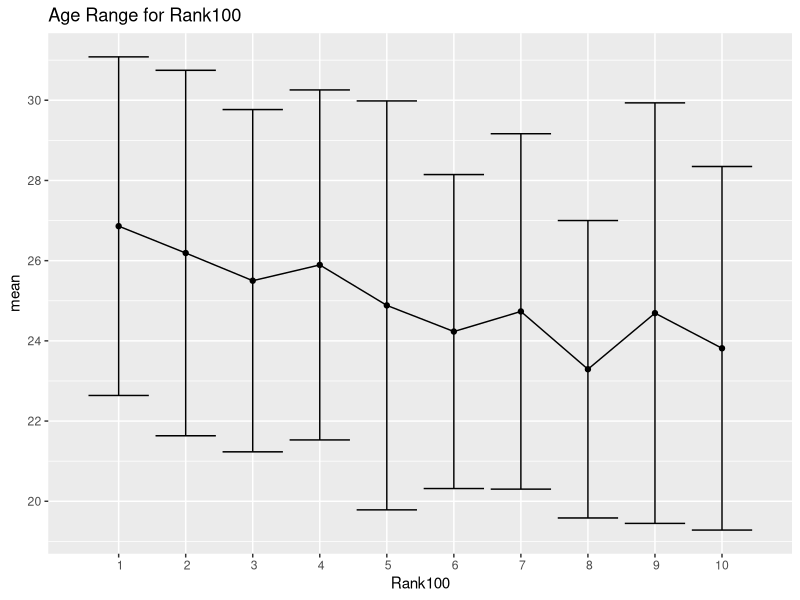
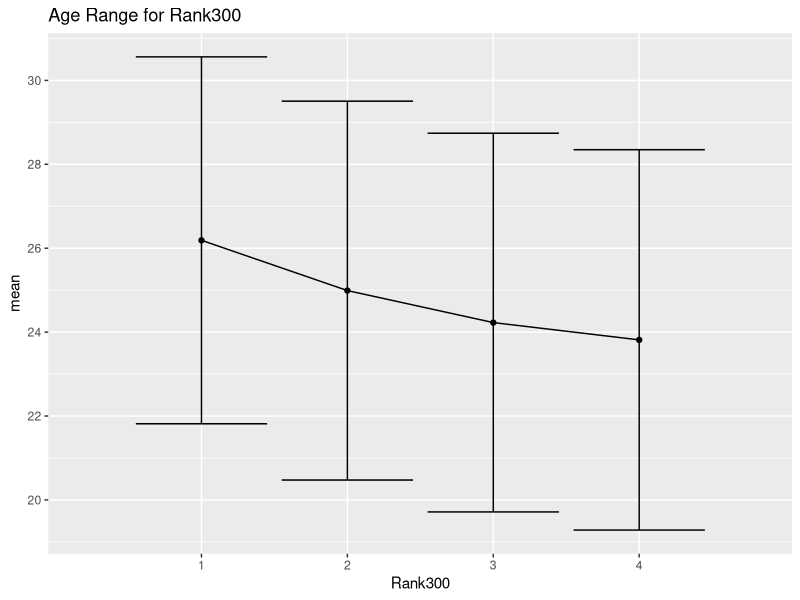
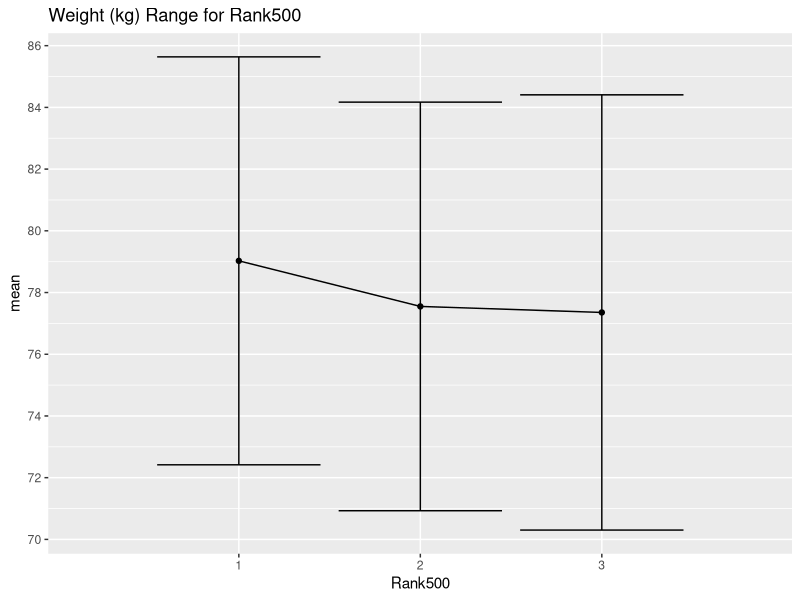
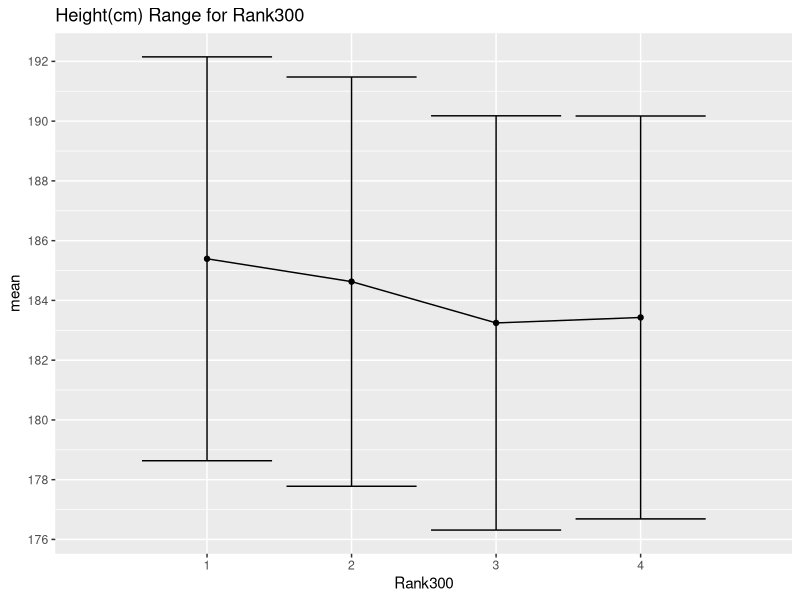
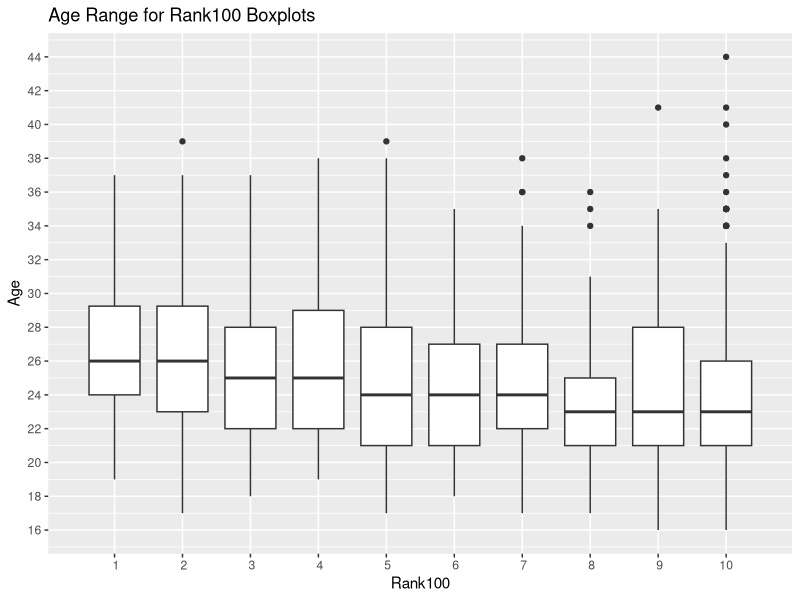
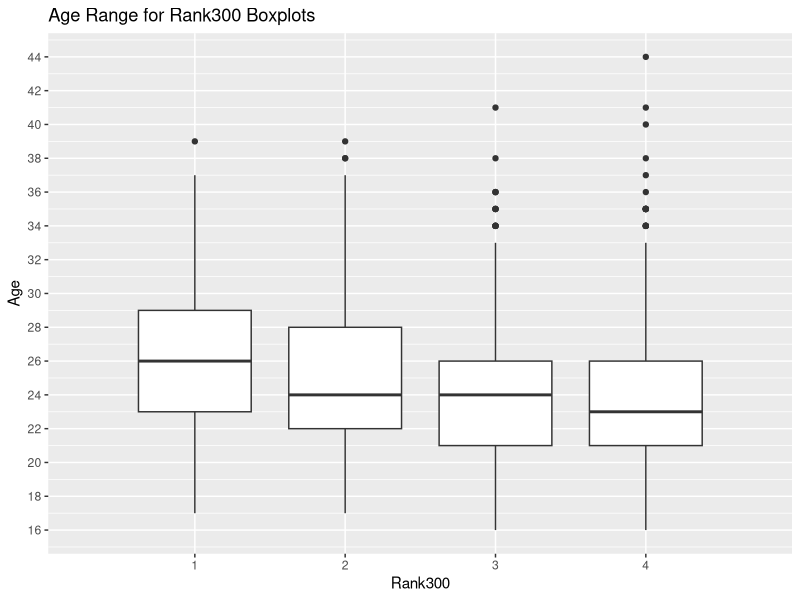
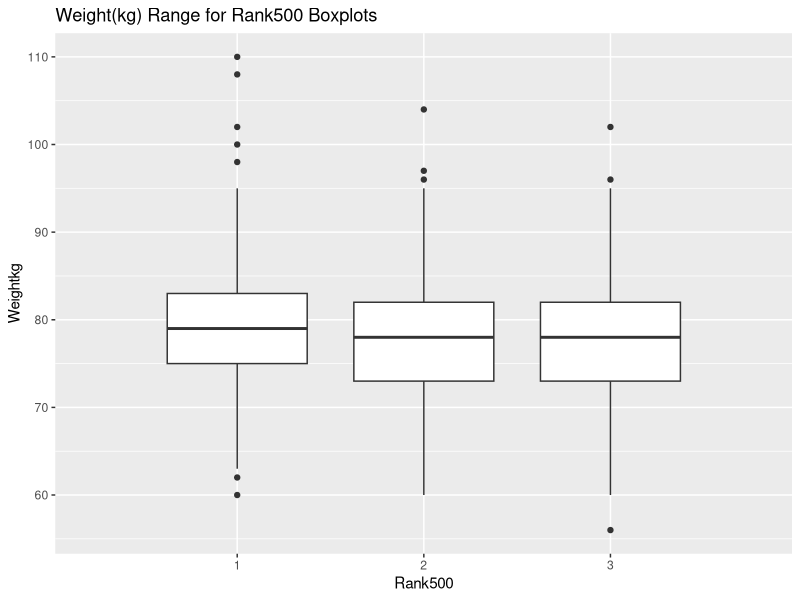
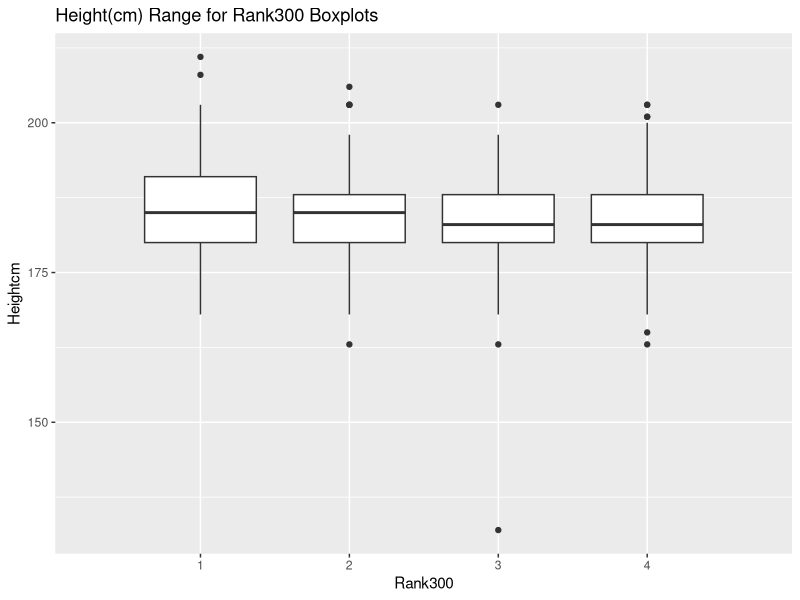

R code for these plots, in order:
## ---- chunk 1
data <- read.csv('data.csv', header=TRUE)
## ---- chunk 2

#Removing Unused Columns
data <- data[c(-1, -5, -6, -8, -9, -12, -13, -14, -15, -16, -20, -22, -27, -29, -33)]

## ---- chunk 3

anthropometric <- c("Age", "Weightkg", "Heightcm")
service        <- c("X.1stServe", "X.1stServePointsWon", "X.2ndServePointsWon",
                    "BreakPointsSaved", "ServiceGamesWon", "TotalServicePointsWon")
return_vars    <- c("X.1stServeReturnPointsWon", "X.2ndServeReturnPointsWon",
                    "BreakPointsConverted", "ReturnGamesWon", "ReturnPointsWon",
                    "TotalPointsWon")

# Drop NAs only for variables relevant to each model
data_anthro_100   <- na.omit(data[, c(anthropometric, "Rank100")])
data_service_100  <- na.omit(data[, c(service, "Rank100")])
data_return_100   <- na.omit(data[, c(return_vars, "Rank100")])

data_anthro_300   <- na.omit(data[, c(anthropometric, "Rank300")])
data_service_300  <- na.omit(data[, c(service, "Rank300")])
data_return_300   <- na.omit(data[, c(return_vars, "Rank300")])

data_anthro_500   <- na.omit(data[, c(anthropometric, "Rank500")])
data_service_500  <- na.omit(data[, c(service, "Rank500")])
data_return_500   <- na.omit(data[, c(return_vars, "Rank500")])

## ---- chunk 4

library(tidyverse)

### Line with Error Bar Plots for Anthro

data_anthro_100 %>% group_by(Rank100) %>% summarise(mean = mean(Age), sd = sd(Age)) %>% ggplot(mapping = aes(x = Rank100, y = mean)) + geom_point() + geom_line() + geom_errorbar(aes(ymin = mean - sd, ymax = mean + sd)) + scale_x_discrete(limits = 1:10) + scale_y_continuous(breaks = scales::breaks_width(2)) + labs(title = "Age Range for Rank100")

data_anthro_300 %>% group_by(Rank300) %>% summarise(mean = mean(Age), sd = sd(Age)) %>% ggplot(mapping = aes(x = Rank300, y = mean)) + geom_point() + geom_line() + geom_errorbar(aes(ymin = mean - sd, ymax = mean + sd)) + scale_x_discrete(limits = 1:4) + scale_y_continuous(breaks = scales::breaks_width(2)) + labs(title = "Age Range for Rank300")

data_anthro_500 %>% group_by(Rank500) %>% summarise(mean = mean(Weightkg), sd = sd(Weightkg)) %>% ggplot(mapping = aes(x = Rank500, y = mean)) + geom_point() + geom_line() + geom_errorbar(aes(ymin = mean - sd, ymax = mean + sd)) + scale_x_discrete(limits = 1:3) + scale_y_continuous(breaks = scales::breaks_width(2)) + labs(title = "Weight (kg) Range for Rank500")

data_anthro_300 %>% group_by(Rank300) %>% summarise(mean = mean(Heightcm), sd = sd(Heightcm)) %>% ggplot(mapping = aes(x = Rank300, y = mean)) + geom_point() + geom_line() + geom_errorbar(aes(ymin = mean - sd, ymax = mean + sd)) + scale_x_discrete(limits = 1:4) + scale_y_continuous(breaks = scales::breaks_width(2)) + labs(title = "Height(cm) Range for Rank300")

### Boxplots for Anthro

ggplot(data = data_anthro_100, mapping = aes(x = Rank100, y = Age, group = Rank100)) + geom_boxplot() + scale_x_discrete(limits = 1:10) + scale_y_continuous(breaks = scales::breaks_width(2)) + labs(title = "Age Range for Rank100 Boxplots")

ggplot(data = data_anthro_300, mapping = aes(x = Rank300, y = Age, group = Rank300)) + geom_boxplot() + scale_x_discrete(limits = 1:4) + scale_y_continuous(breaks = scales::breaks_width(2)) + labs(title = "Age Range for Rank300 Boxplots")

ggplot(data = data_anthro_500, mapping = aes(x = Rank500, y = Weightkg, group = Rank500)) + geom_boxplot() + scale_x_discrete(limits = 1:3)  + labs(title = "Weight(kg) Range for Rank500 Boxplots")

ggplot(data = data_anthro_300, mapping = aes(x = Rank300, y = Heightcm, group = Rank300)) + geom_boxplot() + scale_x_discrete(limits = 1:4) + labs(title = "Height(cm) Range for Rank300 Boxplots")

## ---- chunk 5
### Line with Error Bar Plots for Service

data_service_300 %>% group_by(Rank300) %>% summarise(mean = mean(X.1stServePointsWon), sd = sd(X.1stServePointsWon)) %>% ggplot(mapping = aes(x = Rank300, y = mean)) + geom_point() + geom_line() + geom_errorbar(aes(ymin = mean - sd, ymax = mean + sd)) + scale_x_discrete(limits = 1:4)+ labs(title = "First Serve Points Won Rank300")

data_service_300 %>% group_by(Rank300) %>% summarise(mean = mean(BreakPointsSaved), sd = sd(BreakPointsSaved)) %>% ggplot(mapping = aes(x = Rank300, y = mean)) + geom_point() + geom_line() + geom_errorbar(aes(ymin = mean - sd, ymax = mean + sd)) + scale_x_discrete(limits = 1:4)+ labs(title = "Break Points Saved Rank300")

data_service_500 %>% group_by(Rank500) %>% summarise(mean = mean(ServiceGamesWon), sd = sd(ServiceGamesWon)) %>% ggplot(mapping = aes(x = Rank500, y = mean)) + geom_point() + geom_line() + geom_errorbar(aes(ymin = mean - sd, ymax = mean + sd)) + scale_x_discrete(limits = 1:3) + labs(title = "Service Games Won Rank500")

### Boxplots for Service

ggplot(data = data_service_300, mapping = aes(x = Rank300, y = X.1stServePointsWon, group = Rank300)) + geom_boxplot() + scale_x_discrete(limits = 1:4) + labs(title = "First Serve Points Won for Rank300 Boxplots")

ggplot(data = data_service_300, mapping = aes(x = Rank300, y = BreakPointsSaved, group = Rank300)) + geom_boxplot() + scale_x_discrete(limits = 1:4) + labs(title = "Break Points Saved for Rank300 Boxplots")

ggplot(data = data_service_500, mapping = aes(x = Rank500, y = ServiceGamesWon, group = Rank500)) + geom_boxplot() + scale_x_discrete(limits = 1:3) + labs(title = "Service Games Won for Rank500 Boxplots")


## ---- chunk 6
### Line with Error Bar Plots for Return

data_return_300 %>% group_by(Rank300) %>% summarise(mean = mean(X.1stServeReturnPointsWon), sd = sd(X.1stServeReturnPointsWon)) %>% ggplot(mapping = aes(x = Rank300, y = mean)) + geom_point() + geom_line() + geom_errorbar(aes(ymin = mean - sd, ymax = mean + sd)) + scale_x_discrete(limits = 1:4)+ labs(title = "First Serve Return Points Won Rank300")

data_return_300 %>% group_by(Rank300) %>% summarise(mean = mean(ReturnGamesWon), sd = sd(ReturnGamesWon)) %>% ggplot(mapping = aes(x = Rank300, y = mean)) + geom_point() + geom_line() + geom_errorbar(aes(ymin = mean - sd, ymax = mean + sd)) + scale_x_discrete(limits = 1:4)+ labs(title = "Return Games Won Rank300")

data_return_300 %>% group_by(Rank300) %>% summarise(mean = mean(ReturnPointsWon), sd = sd(ReturnPointsWon)) %>% ggplot(mapping = aes(x = Rank300, y = mean)) + geom_point() + geom_line() + geom_errorbar(aes(ymin = mean - sd, ymax = mean + sd)) + scale_x_discrete(limits = 1:4)+ labs(title = "Return Points Won Rank300")

data_return_100 %>% group_by(Rank100) %>% summarise(mean = mean(TotalPointsWon), sd = sd(TotalPointsWon)) %>% ggplot(mapping = aes(x = Rank100, y = mean)) + geom_point() + geom_line() + geom_errorbar(aes(ymin = mean - sd, ymax = mean + sd)) + scale_x_discrete(limits = 1:10)+ labs(title = "Total Points Won Rank100")

### Boxplots for Return

ggplot(data = data_return_300, mapping = aes(x = Rank300, y = X.1stServeReturnPointsWon, group = Rank300)) + geom_boxplot() + scale_x_discrete(limits = 1:4) + labs(title = "First Serve Return Points Won for Rank300 Boxplots")

ggplot(data = data_return_300, mapping = aes(x = Rank300, y = ReturnGamesWon, group = Rank300)) + geom_boxplot() + scale_x_discrete(limits = 1:4) + labs(title = "Return Games  Won for Rank300 Boxplots")

ggplot(data = data_return_300, mapping = aes(x = Rank300, y = ReturnPointsWon, group = Rank300)) + geom_boxplot() + scale_x_discrete(limits = 1:4) + labs(title = "Return Points Won for Rank300 Boxplots")

ggplot(data = data_return_100, mapping = aes(x = Rank100, y = TotalPointsWon, group = Rank100)) + geom_boxplot() + scale_x_discrete(limits = 1:10) + labs(title = "Total Points Won for Rank100 Boxplots")
